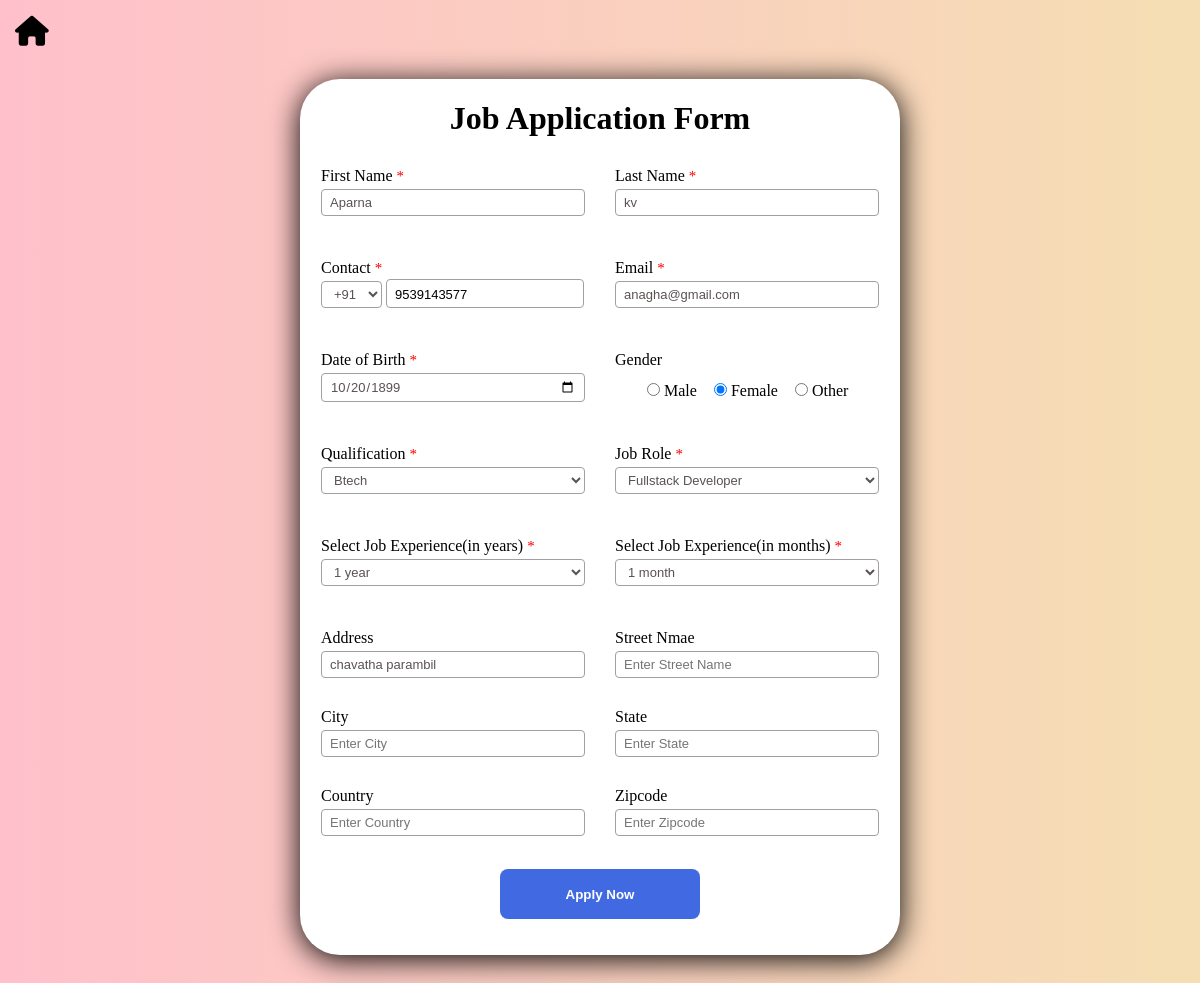
The app's page /jobapp/update/3/ with its own data.
### jobapp/models.py (models this page shows, shortened)
class JobApplication(models.Model):
    def validate_firstname(firstname):
        nameregex = r"^[A-Za-z]+( [A-Za-z]+)?( [A-Za-z]+)?$"
        matchs = re.match(nameregex, firstname)
        if (
            (firstname == "")
            or (firstname is None)
            or (matchs is None)
            or (len(firstname) <= 3)
            or (len(firstname) >= 25)
        ):
            raise ValidationError(f"{firstname} is invalid")
    def validate_phonenumber(phonenumber):
        phonepattern = r"^\d{10}$"
        matchs = re.match(phonepattern, phonenumber)
        if (phonenumber == "") or (matchs is None):
            raise ValidationError(f"{phonenumber} is invalid")
    def validate_dob(dob):
        today = date.today()
        time_diff = (today - dob).days / 365.25
        if dob == "" or dob == None or int(time_diff) < 18:
            raise ValidationError(
                "invalid date of birth , age must be minimum 18 years old"
            )
    first_name = models.CharField(
        max_length=25, null=False, validators=[validate_firstname]
    )
    last_name = models.CharField(max_length=25, null=True, blank=True)
    Country_choice = [("india", "+91"), ("canada", "+1")]
    country_code = models.CharField(
        max_length=20, choices=Country_choice, default="+91", null=False
    )
    phone_no = models.CharField(
        max_length=10, null=False, validators=[validate_phonenumber]
    )
    email = models.EmailField(max_length=50, unique=True, null=False)
    date_of_birth = models.DateField(null=False, validators=[validate_dob])
    Gender_choices = [("Male", "Male"), ("Female", "Female"), ("Other", "Other")]
    gender = models.CharField(
        max_length=6, choices=Gender_choices, default="Male", null=True
    )
    Jobrole_choices = [
        ("", "Choose a Job Role"),
        ("Frontend Developer", "Frontend Developer"),
        ("Backend Developer", "Backend Developer"),
        ("Fullstack Developer", "Fullstack Developer"),
        ("DevOps Engineer", "DevOps Engineer"),
        ("Ui/UX Designer", "Ui/UX Designer"),
    ]
    job_role = models.CharField(max_length=19, choices=Jobrole_choices, null=False)
    Qualification_choices = [
        ("", "Choose a Course"),
        ("BCA", "BCA"),
        ("Btech", "Btech"),
        ("MCA", "MCA"),
        ("MTech", "Mtech"),
    ]
    qualification = models.CharField(
        max_length=5, choices=Qualification_choices, null=False
    )
    Experience_year_choices = [
        ("", "Years"),
        ("fresher", "fresher"),
        ("1year", "1 year"),
        ("2year", "2 year"),
        ("3year", "3 year"),
        ("4plusyear", "4+ year"),
    ]
    experience_year = models.CharField(
        max_length=9, choices=Experience_year_choices, null=False
    )
    Experience_month_choices = [
        ("", "Months"),
        ("0month", "0 month"),
        ("1month", "1 month"),
        ("2month", "2 month"),
        ("3month", "3 month"),
        ("4month", "4 month"),
        ("5month", "5 month"),
    ]
    experience_month = models.CharField(
        max_length=6, choices=Experience_month_choices, null=False
    )
    address = models.CharField(max_length=100, null=True, blank=True)
    streetname = models.CharField(max_length=100, null=True, blank=True)
    city = models.CharField(max_length=20, null=True, blank=True)
    state = models.CharField(max_length=40, null=True, blank=True)
    country = models.CharField(max_length=40, null=True, blank=True)
    zipcode = models.TextField(max_length=6, null=True, blank=True)

### jobapp/views.py (the view, shortened to what this page needs)
# urls.py: path("update/<pk>/", views.Applicant_Update_View.as_view(), name="update"),
class Applicant_Update_View(UpdateView):
    model = JobApplication
    form_class = JobapplicationForm
    template_name = "applicant_edit.html"
    success_url = reverse_lazy("home")

### jobapp/templates/applicant_edit.html (shortened to what this page needs)
 {% extends 'base.html' %}
 {% block bodycontent %}
 <form method = "POST" action = "" class = "form" id = "Form" novalidate>
     <div class = "form-container">
         <div class = "form-control">
             <div class = "required">
                 {{form.first_name.label}}
             </div>
             {{form.first_name}}
             <p class = "msg" id = "validateFirstName"></p>
         </div>
         <div class = "form-control">
             <div class = "required">
                 {{form.last_name.label}}
             </div>
             {{form.last_name}}
             <p class = "msg" id = "validateLastName"></p>
         </div>
         <div class = "phone-control">
             <div class = "required">
                 {{form.phone_no.label}}
             </div>
             {{form.country_code}}
             {{form.phone_no}}
             <p class = "msg" id = "validatePhoneNumber"></p>
         </div>
         <div class = "form-control">
             <div class = "required">
                 {{form.email.label}}
             </div>
             {{form.email}}
             <p class = "msg" id = "validateEmail"></p>
         </div>
         <div class = "form-control" >
             <div class = "required">
                 {{form.date_of_birth.label}}
             </div>
             {{form.date_of_birth}}
              <p class = "msg" id = "validateDate"></p>
         </div>
         <div class = "form-control">
             {{form.gender.label}}
             <div class = "gender">
                 {{form.gender}}
             </div>
         </div>
         <div class = "form-control">
             <div class = "required">
                 {{form.qualification.label}}
             </div>
             {{form.qualification}}
              <p class = "msg" id = "validateQualification"></p>
         </div>
         <div class = "form-control">
             <div class = "required">
                 {{form.job_role.label}}
             </div>
             {{form.job_role}}
              <p class = "msg" id = "validatejobrole"></p>
         </div>
         <div class = "form-control">
             <div class = "required">
                 {{form.experience_year.label}}
             </div>
             {{form.experience_year}}
              <p class = "msg" id = "validateExperienceYear"></p>
         </div>
         <div class = "form-control">
             <div class = "required">
                 {{form.experience_month.label}}
             </div>
             {{form.experience_month}}
             <p class = "msg" id = "validateExperienceMonth"></p>
         </div>
         <div class = "form-control">
             {{form.address.label}}
             {{form.address}}
         </div>
         <div class = "form-control">
             {{form.streetname.label}}
             {{form.streetname}}
         </div>
         <div class = "form-control">
             {{form.city.label}}
             {{form.city}}
         </div>
         <div class = "form-control">
             {{form.state.label}}
             {{form.state}}
         </div>
         <div class = "form-control">
             {{form.country.label}}
             {{form.country}}
         </div>
         <div class = "form-control">
             {{form.zipcode.label}}
             {{form.zipcode}}
         </div>
     </div>
     <br>
       <div class = "button-container">
         <button type = "submit" value = "submit"><strong>Apply Now</strong>
       </div>
 {% endblock bodycontent %}

### jobapp/static/css/form.css (style rules this page uses)
* { margin: 0px; padding: 0px; box-sizing: border-box; }
body { background: linear-gradient(90deg, pink,wheat); }
.form-container { display: grid; grid-template-columns: repeat(auto-fit,minmax(250px,3fr)); gap: 30px; margin-top: 30px; }
.form-control { display: flex; flex-direction: column; }
label { font-size: 16px; margin-left: 2px; }
select { padding: 4px 8px; border: 1px solid #a0a0a0; border-radius: 4px; font-size: 13px; background: white; color: #5b5252; font-family: sans-serif; margin-top: 4px; }
select,input:focus { outline-color: royalblue; }
.button-container { display: flex; justify-content: center; margin: 15px; }
button { background-color: royalblue; border: transparent solid 2px; color: white; border-radius: 8px; width: 200px; height: 50px; justify-content: center; font-family: sans-serif; }
#mob { padding: 6px 0px; border: 1px solid #a0a0a0; border-radius: 4px; font-size: 13px; background: white; font-family: sans-serif; }
input#mob.inputs { padding: 5px 8px; padding-top: 7px; padding-bottom: 5px; padding-right: 12px; }
.radiotab { margin-top: 7px; font-size: medium; margin-left: 15px; display: inline-flex; }
.gender { justify-content: left; }
.input { padding: 5px 8px; border: 1px solid #a0a0a0; border-radius: 4px; font-size: 13px; background: white; font-family: sans-serif; color:#5b5252; margin-top: 4px; }
p { color: #ff3860; font-size: 12px; height: 13px; margin-left: 6px; }
.required::after { content: " *"; color: red; font-size: 15px; }
.selectopt option:first-child { display: none; }

### records on screen
JobApplication: first_name "Aparna", last_name "kv", country_code "+91", phone_no "9539143577", email "anagha@gmail.com", date_of_birth "10/20/1899", gender "☐ Male ☑ Female ☐ Other", qualification "Btech", job_role "Fullstack Developer", experience_year "1 year", experience_month "1 month", address "chavatha parambil"
